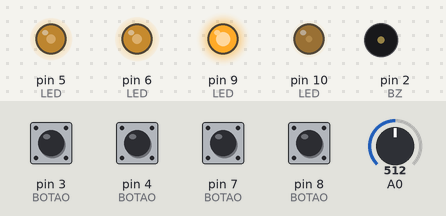
A sketch run on a simulated Arduino Uno, built with avr-gcc and run on an emulated ATmega328P. Shown: output pins drawn as LEDs (lit = HIGH), buzzer (waves = sounding). Dashed ring = blinking. The test bench sets the inputs (shaded band); at power-on: pin 3 (BOTAO), pin 4 (BOTAO), pin 7 (BOTAO), pin 8 (BOTAO) HIGH, A0 = 512. Random numbers use the default seed unless the sketch sets one; pins used as bus, display or sensor lines are not drawn.

Above: at 2.2 s.
2.3 s: pin 3 (BOTAO) pulled LOW for 0.15 s
At 4.5 s:
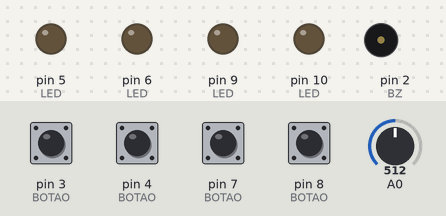
5.3 s: pin 4 (BOTAO) pulled LOW for 0.15 s
At 5.67 s:
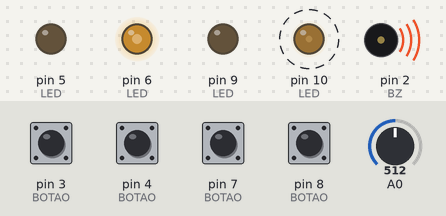
8.3 s: pin 7 (BOTAO) pulled LOW for 0.15 s
At 9.0 s:
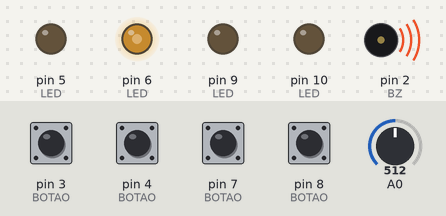
11.4 s: pin 7 (BOTAO) pulled LOW for 1 s
At 13.8 s:
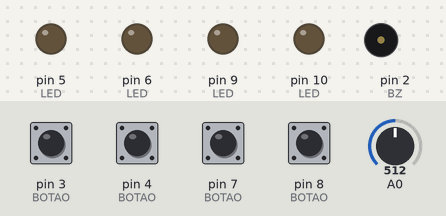
14.4 s: pin 8 (BOTAO) pulled LOW for 0.15 s
At 14.47 s:
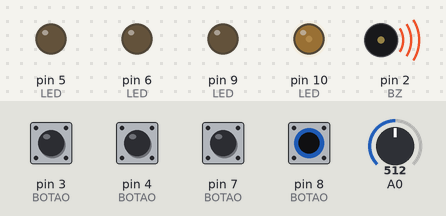
17.5 s: pin 8 (BOTAO) pulled LOW for 1 s
At 19.7 s:
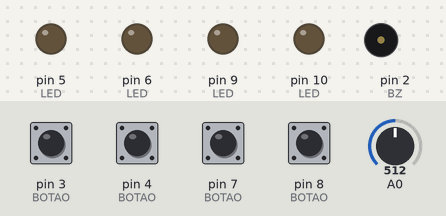
Timing chart, 0 to 21.2 s (numbered marks = the images above; inputs shaded):
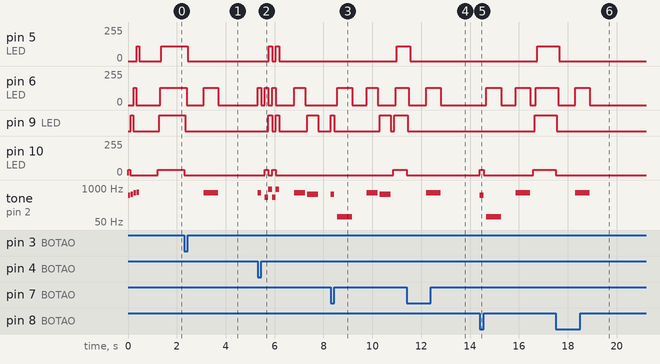

Measured:
- after the input at 2.3 s, pin 5 (LED): 110/255 → 0/255 after 0.15 s; pin 6 (LED): 128/255 → 0/255 after 0.10 s, → 128/255 0.70 s later, → 0/255 0.60 s later; pin 9 (LED): HIGH → LOW after 0.05 s; pin 10 (LED): 40/255 → 0/255 at once; tone on pin 2 (BZ): silent → 659 Hz after 0.80 s, → silent 0.60 s later
- after the input at 5.3 s, pin 5 (LED): alternates 110/255 for 0.15 s and 0/255 for 0.15 s, 4 changes in all, then stays 0/255, starting after 0.45 s; pin 6 (LED): 0/255 → 128/255 at once, → 0/255 0.15 s later, → 128/255 0.15 s later, → 0/255 0.15 s later, … (8 changes in this stretch)
- after the input at 8.3 s, pin 5 (LED): 0/255 → 110/255 after 2.7 s; pin 6 (LED): goes 128/255 0.60 s, 0/255 0.60 s, 128/255 0.45 s, 0/255 0.73 s, then 128/255, starting after 0.27 s
- after the input at 11.4 s, pin 5 (LED): 110/255 → 0/255 after 0.15 s; pin 6 (LED): 128/255 → 0/255 after 0.10 s, → 128/255 0.70 s later, → 0/255 0.60 s later; pin 9 (LED): HIGH → LOW after 0.05 s; pin 10 (LED): 40/255 → 0/255 at once; tone on pin 2 (BZ): silent → 659 Hz after 0.80 s, → silent 0.60 s later
- after the input at 14.4 s, pin 5 (LED): 0/255 → 110/255 after 2.3 s; pin 6 (LED): goes 128/255 0.60 s, 0/255 0.60 s, 128/255 0.60 s, 0/255 0.22 s, then 128/255, starting after 0.27 s
- after the input at 17.5 s, pin 5 (LED): 110/255 → 0/255 after 0.15 s; pin 6 (LED): 128/255 → 0/255 after 0.10 s, → 128/255 0.70 s later, → 0/255 0.60 s later; pin 9 (LED): HIGH → LOW after 0.05 s; pin 10 (LED): 40/255 → 0/255 at once; tone on pin 2 (BZ): silent → 659 Hz after 0.80 s, → silent 0.60 s later

The sketch:

MestreMandou.ino
```cpp
// Programa exemplo para a placa Mestre_Mandou
// com as conexões ordenadas conforme conector
//
// 2017/01/24
// Mau Jabur (maumaker [at] pandoralab.com.br)
//
// Arduino IDE 1.6.13
// Uno R3
//
// Domínio público. Uso livre com atribuição

//*********************************************************************
// variante do código para usar todos resistores iguais (220-330 ohms)
// ajuste do brilho dos leds na tabela BRILHO abaixo
//*********************************************************************

const int T = 600; // base de tempo (menor -> mais rápido)
int t_base;

// ligue os pinos da placa no Arduino, pinos 2 a 10.
// conforme abaixo
// conecte também VCC e GND
const byte BZ   = 2;

// a sequencia dos pino mudou para usar as saidas PWM para os leds
// estas são: 5,6,9 e b10
// quando se usa a função tone() as saidas 3 e 11 não funcionam
// para analogWrite
// todas vezes que vamos ligar os leds, usaremos
// analogWrite(LED[i], BRILHO[i]);
const byte S1   = 8;
const byte LED1 = 10;
const byte S2   = 7;
const byte LED2 = 9;
const byte S3   = 4;
const byte LED3 = 6;
const byte S4   = 3;
const byte LED4 = 5;

// como estamos usando o "pullup" interno:
const int PRESS = LOW;
// usaremos esta constante para facilitar a leitura do código

// juntamos todos os leds e todos os botões em tabelas chamadas
// vetores ou "arrays". Isto facilita a programação
const byte LED[] = {LED1, LED2, LED3, LED4};
const byte BOTAO[] = {S1, S2, S3, S4};
// tabela para ajuste dos brilhos dos leds (0-255)
const byte BRILHO[] = {40,255,128,110};
// const byte BRILHO[] = {255,255,255,255};
//também juntamos as frequencias dos sons em uma tabela (vetor)
const unsigned int TOM[] = {523, 587, 659, 698};
// do, re, mi, fa

// constante, tabela e variável para armazenar as notas sorteadas
const int max_seq = 1337; // depois de apenas 1337 notas você vence o sistema!
byte seq[max_seq];
int  qt_notas;

void setup() {

  t_base = 100; // para fazer o auto-teste bem rapidinho
  boolean passou = true; // muda para false se alguma tecla estiver pressionada

  pinMode(BZ, OUTPUT); // o pino onde está ligado o buzzer é uma saída

  // aqui geramos na variável 'i' os números de 0 a 3
  // (as tabelas começam em 0)
  for (int i = 0; i < 4; i++) {
    pinMode(LED[i], OUTPUT); // configura o pino ligado ao led como saida
    pinMode(BOTAO[i], INPUT_PULLUP); // configura o pino ligado ao botão
    // como entrada e liga um resistor interno para garantir um nivel
    // positivo (HIGH) quando o botão não estiver apertado

    // faz um bip, liga o led e verifica o botão
    passou = passou & teste(i);
    // se o botão estiver pressionado, passou vira "false" e o led
    // fica aceso para indicar (que estava pressionado)
  }

  if (passou == false ) for (;;); // fica parado pra sempre se alguma tecla foi pressionada

  // esta parte é menos importante
  // só faz um "clek clek" depois do teste
  // (eu achei que parecia a música do familia Adams)
  // adams family hack
  delay(17 * t_base / 5);
  digitalWrite(BZ, HIGH);
  delay(20);
  digitalWrite(BZ, LOW);
  delay(18 * t_base / 5);
  digitalWrite(BZ, HIGH);
  delay(20);
  digitalWrite(BZ, LOW);

  // esta função "reseta" as variáveis de base de tempo
  // e tabela de notas sorteadas
  // e fica aguardando uma tecla ser pressionada
  reinicio();
}

void loop() {
  // sorteia um novo passo
  sorteio();
  // reproduz a sequencia incluindo o passo sorteado
  desafio();
  // verifica se o jogador conseguiu reproduzir a sequencia
  if (tentativa() == true) {
    // caso positivo, comemora
    acerto();
  }
  else {
    // se não conseguiu digitar a sequência
    // toca novamente a sequencia sorteada
    desafio();
    // e reinicia o jogo
    reinicio();
  }
}

void led_on(byte indice) {
    analogWrite(LED[indice], BRILHO[indice]);
}

void led_off(byte indice) {
    analogWrite(LED[indice], 0);
}

void reinicio() {
  // a duração das notas volta ao normal
  t_base = T;
  // nenhuma nota sorteada
  qt_notas = 0;
  // aguarda alguma tecla ser pressionada
  espera();
}
 // invertidos para usar o PWM no pino 6
void espera() {
  // liga todos os leds, demorando um pouco entre cada um
  for (byte i = 0; i < 4; i++) {
    led_on(i);
    delay(50);
  }

  // começa no indice 0
  byte i = 0;
  // enquanto o botão 'i' não for apertado
  while (digitalRead(BOTAO[i]) != PRESS) {
    // pula para o próxim indice
    // não sendo maior ou igual a 4
    // % 4 significa "resto da divisão por 4"
    i = (i+1) % 4;
  }

  // depois que algum botão foi apertado
  // desliga todos os leds, demorando um pouco entre cada um
  for (byte i = 0; i < 4; i++) {
    led_off(i);
    delay(50);
  }

  // para o sorteio não ficar viciado
  // atualiza baseado no tempo que o arduino está ligado
  // e também na leitura de um pino desconectado
  // (leitura de interferência elétrica)
  randomSeed(millis() + analogRead(A0));

  // espera um pouco para retornar ao programa principal
  delay(t_base);
}

void sorteio() {
  // sorteia um número maior ou igual a zero
  // e menor que 4
  // ou seja, entre zero e tres
  seq[qt_notas] = random(4);

  // agora que uma nota foi sorteada,
  // aumenta a contagem de notas
  qt_notas++;

  // deixa mais rápido com mais notas
  t_base = T / 2 + T / (2 * qt_notas);

  // se a sequência chegou ao limite
  if (qt_notas > max_seq) {
    // toca um som diferente para comemorar
    epic();
    // faz replay na sequencia
    desafio();
    // e reinicia o jogo!
    reinicio();
  }
}

void desafio() {
  // começando no indice zero
  // e indo até a quantidade de notas sorteadas
  for (int i = 0; i < qt_notas; i++) {
    // toca a nota da vez
    nota(seq[i]);
  }
}

boolean tentativa() {
  // começando no indice zero
  // e indo até a quantidade de notas sorteadas
  for (int i = 0; i < qt_notas; i++) {
    if (le_botao() != seq[i]) {
      // se o botão lido não coincidir com a nota da vez
      // indica o erro
      erro(seq[i]);
      // e para de reproduzir, retornando "false"
      return false;
    }
    // se não houve erro, continua tocando a proxima nota
    // executando o proximo i do "for"
  }
  // se a sequencia chegou äo fim sem erro
  // retorna "true"
  return true;
}

void erro(byte indice) {
  // Espera um pouco
  delay(T / 5);
  // acende o led correto na sequencia
  led_on(indice);
  // toca um som "feio"
  tone(BZ, 80);
  // espera
  delay(T);
  // apaga o led
  led_off(indice);
  // desliga o som
  noTone(BZ);
  // espera um pouco antes de retornar
  delay(T);
}

void acerto() {
    // espera um pouco
  delay(T/4);
  // repete duas vezes o bloco abaixo
  for (int i = 0; i < 2; i++) {
    // toca um som
    tone(BZ, 440);
    // acende os leds 1 e 3 e apaga os outros
    led_on(0);
    led_off(1);
    led_on(2);
    led_off(3);
    // espera um pouco
    delay(T / 4);

    // toca outro som
    tone(BZ, 880);
    // acende os leds 2 e 4 e apaga os outros
    led_off(0);
    led_on(1);
    led_off(2);
    led_on(3);
    // espera um pouco
    delay(T / 4);
  }

  // desliga o som e os leds
  noTone(BZ);
  led_off(0);
  led_off(1);
  led_off(2);
  led_off(3);

  // espera um pouco antes de retornar
  delay(T);
}

void nota(byte indice) {
  // toca a nota (0 a 3) da tabela de notas
  tone (BZ, TOM[indice]);
  // acende o led (0 a 3) da tabela de leds
  led_on(indice);
  // espera a duração da nota
  delay(t_base);
  // desliga o som e apaga o led
  noTone(BZ);
  led_off(indice);
  // espera um pouco
  delay(t_base / 5);
}

void epic() {
  // similar ao acerto
  // vamos colocar uma musica mais bacana?
  // precisa alterar aqui
  // dá pra animar as luzes também!
  for (int i = 0; i < 4; i++) {
    tone(BZ, 440);
    delay(T / 4);
    tone(BZ, 880);
    delay(T / 4);
  }
  noTone(BZ);
  delay(T);
}

byte le_botao() {
  // inicializamos com um numero de botão que não existe
  // para saber que nenhum foi detectado ainda
  byte lido = 255;

  // enquanto um botão não for detectado
  while (lido == 255) {
    // varre os botoes nos indices 0 a 3
    for (byte i = 0; i < 4; i++) {
      // se o botão foi pressionado
      if (digitalRead(BOTAO[i]) == PRESS) {
        // toca a nota associada ao botão e acende o led
        tone(BZ, TOM[i]);
        led_on(i);

        do {
          // aguarda um pouco para ler de novo
          delay(50);
        } // enquanto o botão estiver pressionado
        while (digitalRead(BOTAO[i]) == PRESS);

        // desliga o som e o led
        noTone(BZ);
        led_off(i);
        // marca o botão lido
        lido = i;
      }
    }
  }

  // e retorna o resultado
  return lido;
}

boolean teste(byte indice) {
  // liga o led no indice
  led_on(indice);
  // se o botão estiver apertado
  if (digitalRead(BOTAO[indice]) == PRESS) {
    // toca um som "feio"
    tone (BZ, TOM[indice] / 4, 180);
    // espera um tempo
    delay(t_base * 2);
    // desliga o som
    noTone(BZ);
    // e retorna indicando botão apertado
    return false;
  }
  else {
    // senão toca a nota associada ao botão por um tempo
    nota(indice);
  }
  // e retorna indicando que correu tudo normalmente
  return true;
}
```
